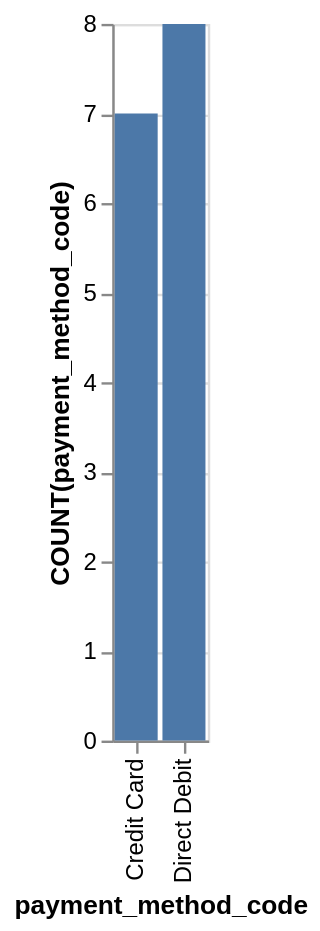

The specification (Vega-Lite) saved for this image:
### Vega-Lite specification from a JSON file in a GitHub repository (floating-point values rounded to 4 significant figures)
{"data": {"values": [{"x_data": "Credit Card", "y_data": 7}, {"x_data": "Direct Debit", "y_data": 8}]}, "mark": "bar", "encoding": {"x": {"field": "x_data", "type": "nominal", "title": "payment_method_code", "sort": "ascending"}, "y": {"field": "y_data", "type": "quantitative", "title": "COUNT(payment_method_code)"}}}
